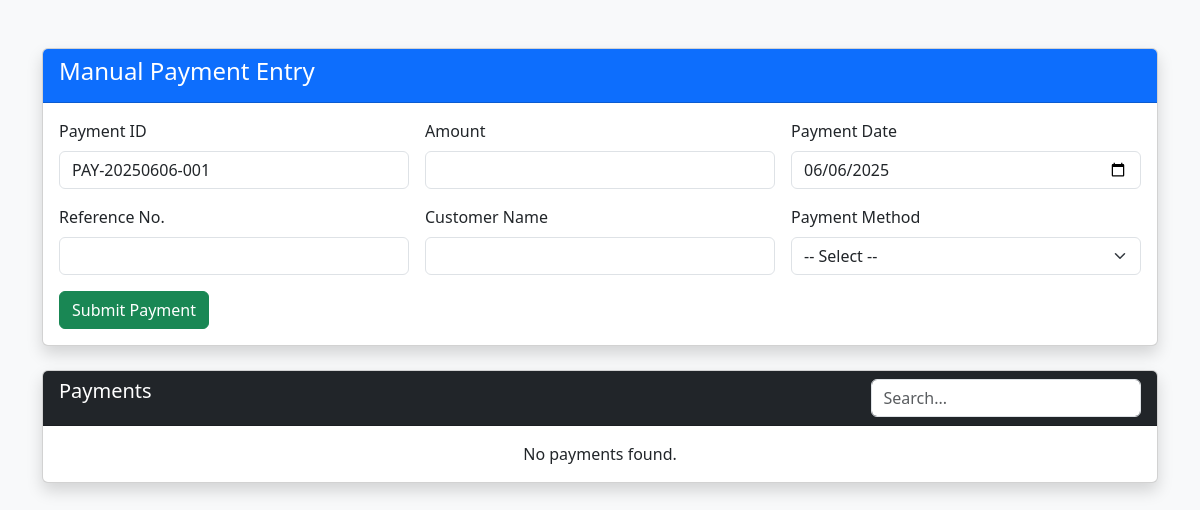
Before: /corePayments.php with the older database file.
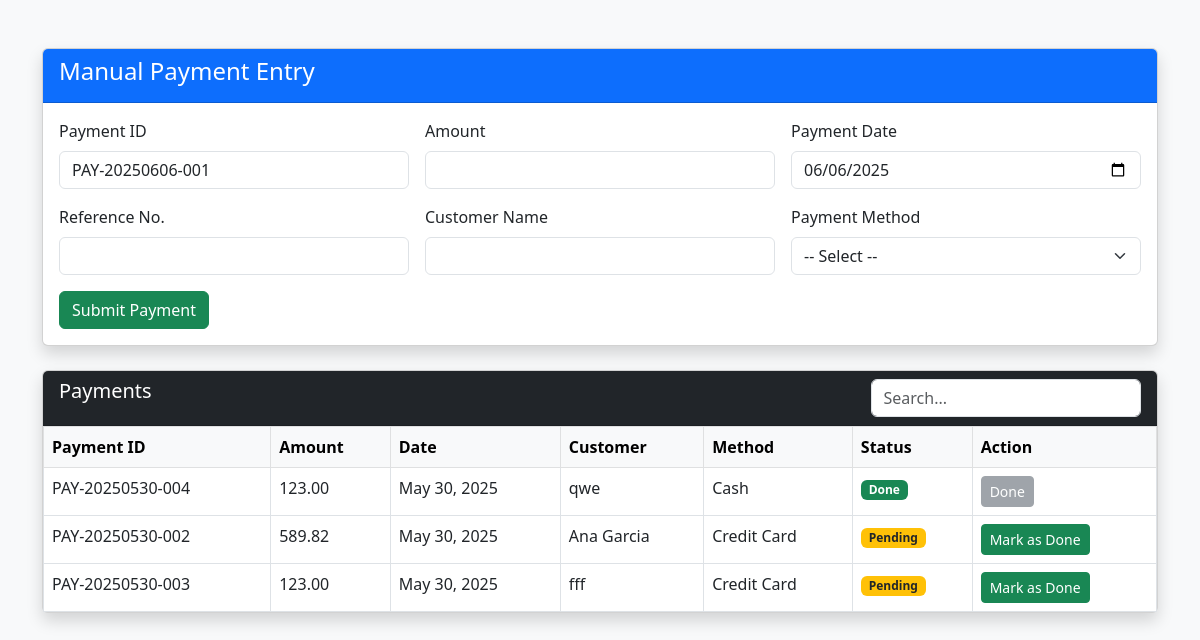
After: the same page with the newer database file.
### tables this page shows
CREATE TABLE `core_payments` (
  `id` int(11) NOT NULL,
  `payment_id` varchar(100) DEFAULT NULL,
  `amount` decimal(10,2) DEFAULT NULL,
  `date` date DEFAULT NULL,
  `reference_number` varchar(100) DEFAULT NULL,
  `customer_name` varchar(255) DEFAULT NULL,
  `payment_method` varchar(50) DEFAULT NULL,
  `created_at` timestamp NOT NULL DEFAULT current_timestamp(),
  `status` enum('Pending','Done') NOT NULL DEFAULT 'Pending'
);

### customassets/AR/coreAPI.php (called while the page is built, shortened)
<?php
$conn = (new Database())->getConnection();
function generatePaymentID($conn) {
    $prefix = "PAY-";
    $date = date("Ymd");
    $query = "SELECT COUNT(*) as count FROM core_payments WHERE DATE(date) = CURDATE()";
    $stmt = $conn->prepare($query);
    $stmt->execute();
    $row = $stmt->fetch(PDO::FETCH_ASSOC);
    $count = $row['count'] + 1;
    return $prefix . $date . "-" . str_pad($count, 3, "0", STR_PAD_LEFT);
}
try {
    $stmt = $conn->prepare("SELECT * FROM core_payments ORDER BY date DESC");
    $stmt->execute();
    $payments = $stmt->fetchAll(PDO::FETCH_ASSOC);
} catch (Exception $e) {
    $message = "Fetch Error: " . $e->getMessage();
}
$generated_id = generatePaymentID($conn);
?>

### corePayments.php (the view, shortened to what this page needs)
<?php
include('customassets/AR/coreAPI.php');
?>
<!DOCTYPE html>
<html lang="en">
<head>
    <link href="https://cdn.jsdelivr.net/npm/bootstrap@5.3.0/dist/css/bootstrap.min.css" rel="stylesheet">
</head>
<body class="bg-light">
<div class="container mt-5">
    <div class="card shadow">
        <div class="card-header bg-primary text-white">
            <h4>Manual Payment Entry</h4>
        </div>
        <div class="card-body">
            <form method="POST">
                <div class="row g-3">
                    <div class="col-md-4">
                        <label class="form-label">Payment ID</label>
                        <input type="text" class="form-control" name="payment_id" value="<?= $generated_id ?>" readonly>
                    </div>
                    <div class="col-md-4">
                        <label class="form-label">Amount</label>
                        <input type="number" name="amount" step="0.01" class="form-control" required>
                    </div>
                    <div class="col-md-4">
                        <label class="form-label">Payment Date</label>
                        <input type="date" name="date" class="form-control" required value="<?= date('Y-m-d') ?>">
                    </div>
                    <div class="col-md-4">
                        <label class="form-label">Reference No.</label>
                        <input type="text" name="reference_number" class="form-control" required>
                    </div>
                    <div class="col-md-4">
                        <label class="form-label">Customer Name</label>
                        <input type="text" name="customer_name" class="form-control" required>
                    </div>
                    <div class="col-md-4">
                        <label class="form-label">Payment Method</label>
                        <select class="form-select" name="payment_method" required>
                            <option value="">-- Select --</option>
                        </select>
                    </div>
                </div>
                <button class="btn btn-success mt-3">Submit Payment</button>
            </form>
        </div>
    </div>
<div class="card shadow mt-4">
    <div class="card-header bg-dark text-white d-flex justify-content-between">
        <h5 class="mb-0">Payments</h5>
        <input type="text" id="searchInput" class="form-control w-25" placeholder="Search...">
    </div>
    <div class="card-body p-0">
        <?php if (count($payments)): ?>
            <div class="table-responsive">
                <table class="table table-bordered table-hover mb-0" id="paymentsTable">
                    <thead class="table-light">
                        <tr>
                            <th>Payment ID</th>
                            <th>Amount</th>
                            <th>Date</th>
                            <th>Customer</th>
                            <th>Method</th>
                            <th>Status</th>
                            <th>Action</th>
                        </tr>
                    </thead>
                    <tbody>
                        <?php foreach ($payments as $p): ?>
                            <tr>
                                <td><?= htmlspecialchars($p['payment_id']) ?></td>
                                <td><?= number_format($p['amount'], 2) ?></td>
                                <td><?= date("F j, Y", strtotime($p['date'])) ?></td>
                                <td><?= htmlspecialchars($p['customer_name']) ?></td>
                                <td><?= htmlspecialchars($p['payment_method']) ?></td>
                                <td>
                                    <?php if ($p['status'] === 'Done'): ?>
                                        <span class="badge bg-success">Done</span>
                                    <?php else: ?>
                                        <span class="badge bg-warning text-dark">Pending</span>
                                    <?php endif; ?>
                                </td>
                                <td>
                                    <?php if ($p['status'] === 'Done'): ?>
                                        <button class="btn btn-secondary btn-sm" disabled>Done</button>
                                    <?php else: ?>
                                        <button class="btn btn-success btn-sm"
                                            onclick="markPaymentAsDone(<?= $p['id'] ?>)">Mark as Done</button>
                                    <?php endif; ?>
                                </td>
                            </tr>
                        <?php endforeach ?>
                    </tbody>
                </table>
            </div>
        <?php else: ?>
            <div class="p-3 text-center">No payments found.</div>
        <?php endif ?>
    </div>
</div>
</div>
</body>
</html>

Changed rows visible on the page:
added core_payments: payment "PAY-20250530-004", amount "123.00", date "May 30, 2025", customer_name "qwe", payment_method "Cash", status "Done"
added core_payments: payment "PAY-20250530-002", amount "589.82", date "May 30, 2025", customer_name "Ana Garcia", payment_method "Credit Card", status "Pending"
added core_payments: payment "PAY-20250530-003", amount "123.00", date "May 30, 2025", customer_name "fff", payment_method "Credit Card", status "Pending"
Other visible differences:
text no longer shown: "No payments found."
text now shown: "Payment ID Amount Date Customer Method Status Action"
